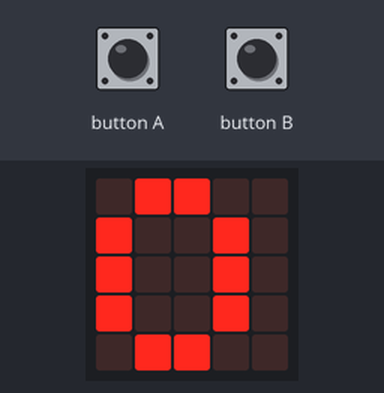
This program was run on a simulated BBC micro:bit (MakeCode). On the bench: the board's 5×5 LED display. The test bench sets the inputs (shaded band).

Above: at 1.9 s.
2.0 s: button A pressed for 0.15 s
At 3.3 s:
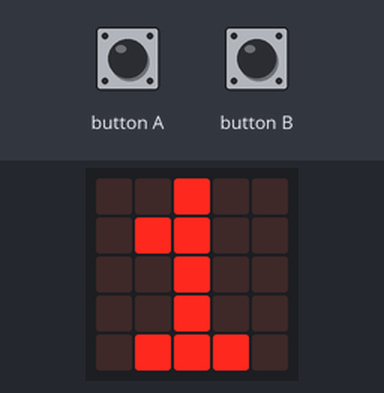
3.7 s: button A pressed for 0.15 s
At 5.4 s:
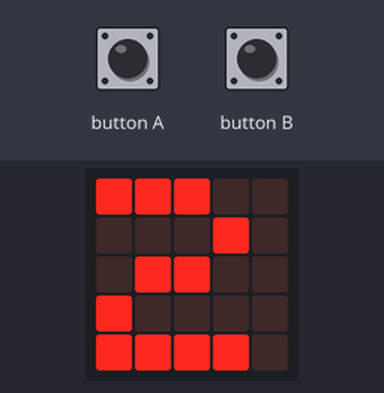
Timing chart, 0 to 6.9 s (numbered marks = the images above; inputs shaded):
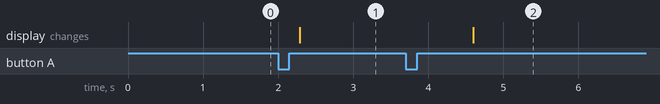

The program:

main.ts
```typescript
input.onButtonPressed(Button.A, function () {
    museum += 1
})
input.onButtonPressed(Button.B, function () {
    museum += -1
})
let museum = 0
basic.showNumber(museum)
basic.forever(function () {
    if (museum < 0) {
        museum = 0
    }
})
basic.forever(function () {
    basic.showNumber(museum)
})
```

test.ts
```typescript
// tests gaan hier; deze zal niet worden gecompileerd wanneer dit pakket wordt gebruikt als extensie.
```

Measured:
- after the input at 2.0 s, the display: changes after 0.29 s (image 1)
- after the input at 3.7 s, the display: changes after 0.90 s (image 2)
